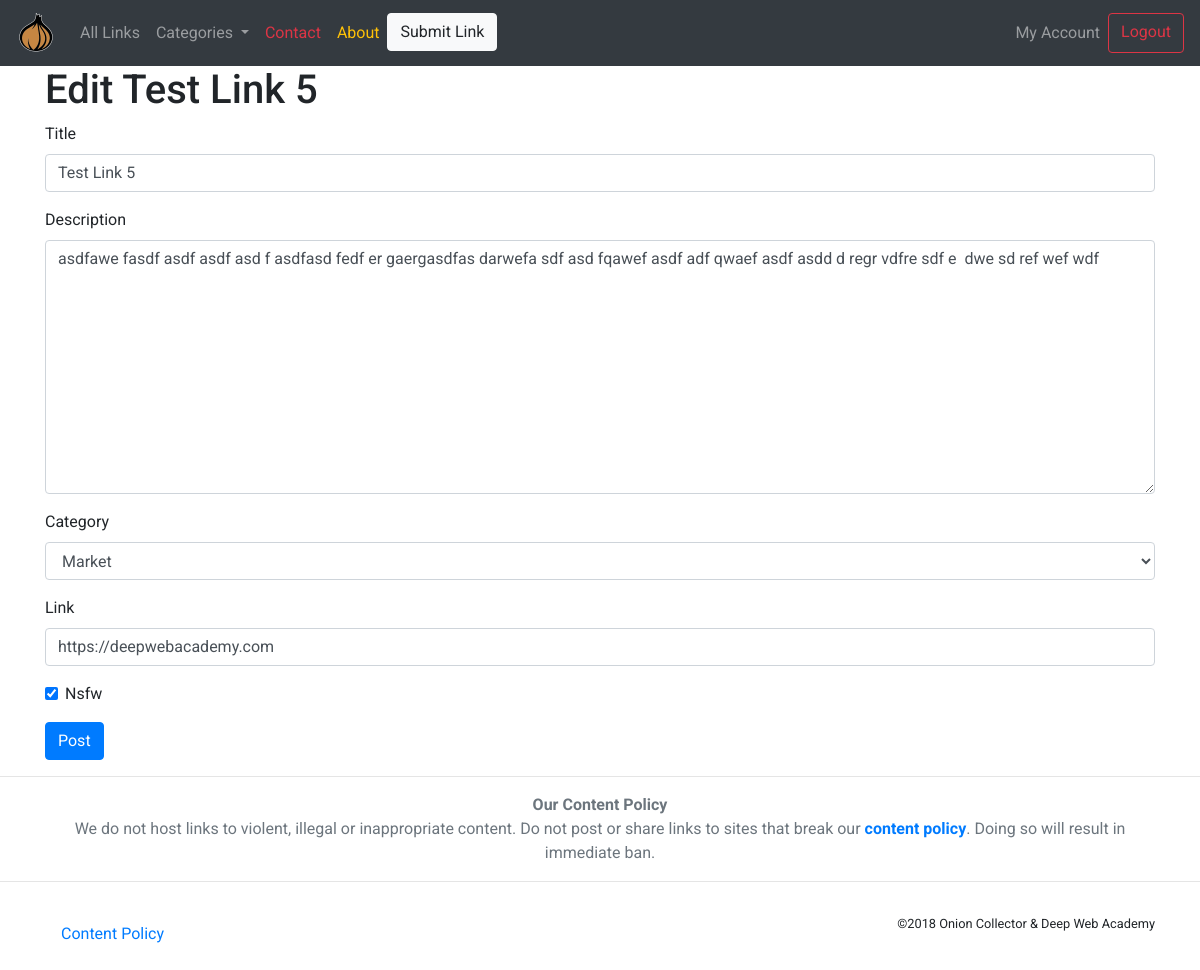
The page /links/test-link-5/update/ (signed in) on the database as committed earlier.
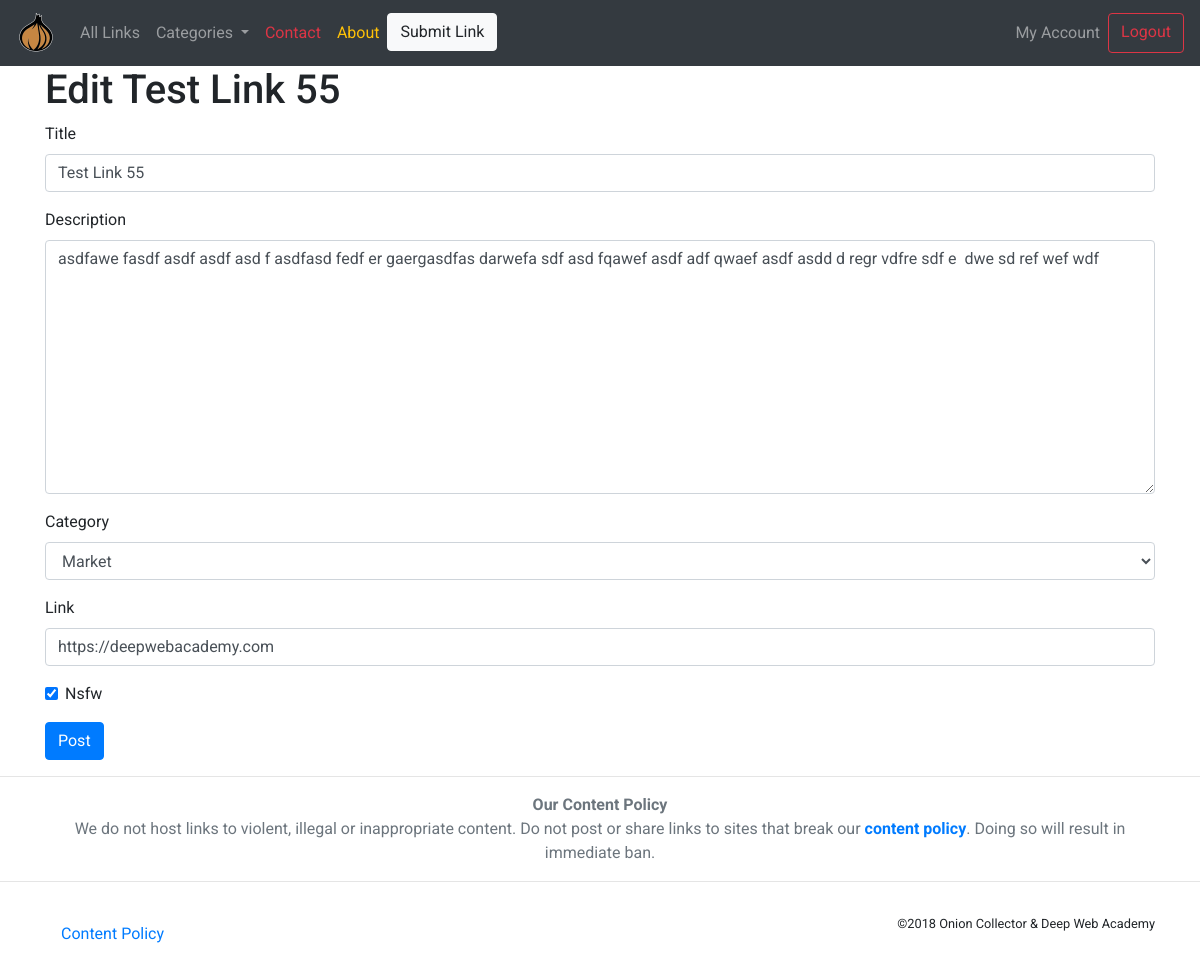
The same page on the database as committed later.
### links/models.py (models this page shows, shortened)
class Link(models.Model):
    user = models.ForeignKey(settings.AUTH_USER_MODEL,on_delete=models.DO_NOTHING, related_name='links')
    created_at = models.DateTimeField(
            auto_now=True)
    title = models.CharField(max_length=30)
    slug = models.SlugField(unique=True)
    description = models.TextField(max_length = 255)
    category = models.ForeignKey(Category,on_delete=models.DO_NOTHING, related_name='links', null=True, blank=True)
    link = models.URLField(default = 'https://deepwebacademy.com')
    nsfw = models.BooleanField(default = False)
    votes = models.IntegerField(default = 1)
    likes = models.ManyToManyField(settings.AUTH_USER_MODEL, blank=True, related_name='link_likes')
    class Meta:
        ordering = ["-created_at"]
        unique_together = ['user', 'title']

class Category(models.Model):
    title = models.CharField(max_length=25)
    slug = models.SlugField(unique=True)
    def __str__(self):
        return self.title
    class Meta:
        verbose_name_plural = "Categories"

### links/views.py (the view)
class LinkUpdate(LoginRequiredMixin, generic.UpdateView):
    model = Link
    form_class = LinkForm

### links/forms.py
class LinkForm(forms.ModelForm):
    class Meta:
        model = models.Link
        fields = [
            "title",
            "description",
            "category",
            "link",
            "nsfw",
        ]
    def __init__(self, *args, **kwargs):
        user = kwargs.pop('user', None)
        super().__init__(*args, **kwargs)

### links/templatetags/link_extras.py (called while the page is built)
@register.inclusion_tag('links/categories/category_nav.html')
def nav_category_list():
    category = Category.objects.all()
    return {'category': category}

### links/templates/links/link_form.html (shortened to what this page needs)
{% extends "base.html" %}
{% load bootstrap3 %}
{% block content %}
<h1>{% if not form.instance.slug %}New Link{% else %}Edit {{ form.instance.title }}{% endif %}</h1>
<form method="POST">
  {% bootstrap_form form %}
	<input type="submit" value="Post" class="btn btn-primary btn-large">
</form>
{% endblock %}

Rows that differ between the two databases and show on the page:
changed Link "Market": instance "Test Link 5" → "Test Link 55"; title "Test Link 5" → "Test Link 55"
